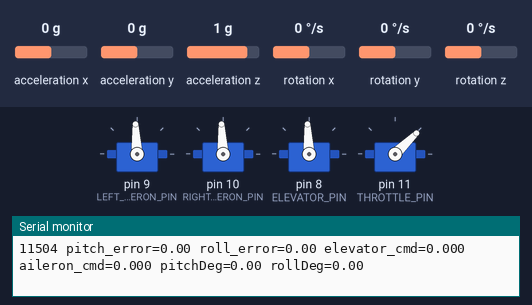
Simulated run of this sketch. Board: Arduino Uno, built with avr-gcc and run on an emulated ATmega328P. On the bench: 4 × servo, the last lines printed to the serial monitor. Wiring (inferred from the names in the program): MPU-6050 motion sensor at I2C address 0x68. The test bench sets the inputs (shaded band); at power-on: acceleration x 0 g, acceleration y 0 g, rotation y 0 °/s, acceleration z 1 g, rotation x 0 °/s, rotation z 0 °/s.

Above: at 11.6 s.
11.7 s: acceleration x set to -1.4 g
At 12.8 s:
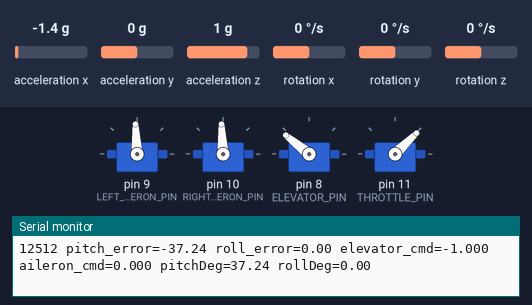
13.5 s: acceleration y set to 0.3 g
At 16.2 s:
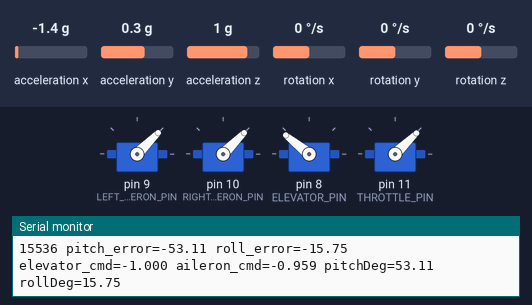
16.5 s: rotation y set to -192 °/s
At 17.8 s:
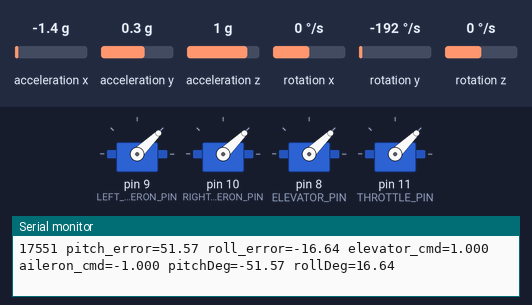
18.8 s: acceleration y set to -0.1 g
At 21.49 s:
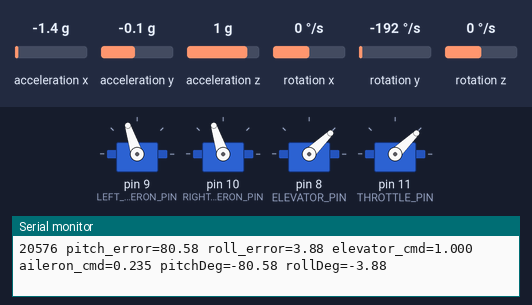
21.8 s: rotation y set to 100 °/s
At 24.0 s:
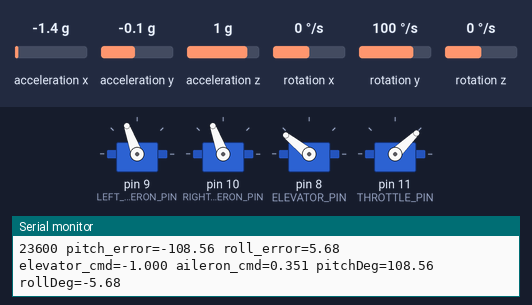
24.3 s: acceleration z set to -1.4 g
At 25.3 s:
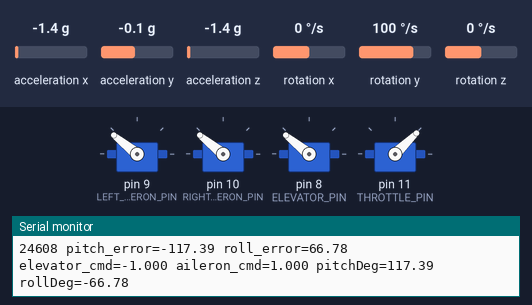
Timing chart, 0 to 27.0 s (numbered marks = the images above; inputs shaded):
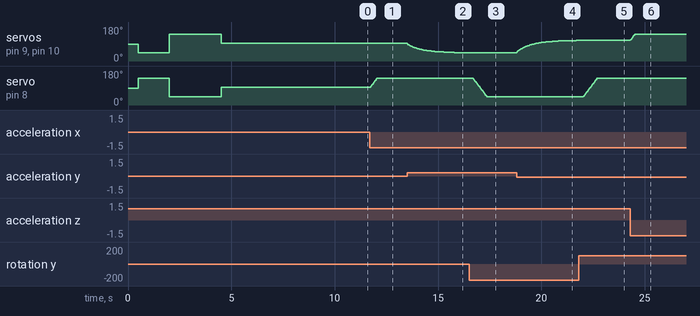

Measured:
- after the input at 11.7 s, servo on pin 8 (ELEVATOR_PIN): moves from 93° to 141° over 0.32 s, starting at once
- after the input at 13.5 s, servo on pin 9 (LEFT_AILERON_PIN), servo on pin 10 (RIGHT_AILERON_PIN): moves from 93° to 44° over 2.9 s, starting at once
- after the input at 16.5 s, servo on pin 8 (ELEVATOR_PIN): moves from 141° to 44° over 0.66 s, starting after 0.20 s
- after the input at 18.8 s, servo on pin 9 (LEFT_AILERON_PIN), servo on pin 10 (RIGHT_AILERON_PIN): moves from 44° to 109° over 2.9 s, starting at once
- after the input at 21.8 s, servo on pin 8 (ELEVATOR_PIN): moves from 44° to 141° over 0.65 s, starting after 0.24 s
- after the input at 24.3 s, servo on pin 9 (LEFT_AILERON_PIN), servo on pin 10 (RIGHT_AILERON_PIN): 110° → 141° at once

The sketch:

autopilot.ino
```cpp
#include <Arduino.h>

#include "config.h"
#include "pid.h"
#include "sensors.h"
#include "servos.h"

#if defined(__AVR__)
#include <avr/io.h>
#endif

Sensors sensors;
ServoOutputs servos;
SimplePID pitchPid;
SimplePID rollPid;

//float targetPitchDeg = 0.0f;
//float targetRollDeg = 0.0f;
//float targetThrottle = 0.0f;
//float elevatorCommand = 0.0f;
//float aileronCommand = 0.0f;

uint32_t previousMs = 0;
uint32_t lastLogMs = 0;

const char *modeName() {
#if BENCH_ATTITUDE_DEMO
  return "BENCH";
#elif JSBSIM_LIKE_MODE
  return "JSBSIM_LIKE";
#else
  return "UNKNOWN";
#endif
}

const char *safetyText() {
  return sensors.state().mpuOk ? "NORMAL" : "IMU_FAIL";
}

uint8_t readAndClearResetFlags() {
#if defined(__AVR__)
  uint8_t flags = MCUSR;
  MCUSR = 0;
  return flags;
#else
  return 0;
#endif
}

void printResetFlags(uint8_t flags) {
  Serial.print(F("reset_flags=0x"));
  if (flags < 16) Serial.print('0');
  Serial.print(flags, HEX);
  Serial.print(F(" ["));
#if defined(__AVR__)
  if (flags & _BV(PORF)) Serial.print(F(" POR"));
  if (flags & _BV(BORF)) Serial.print(F(" BOR"));
  if (flags & _BV(EXTRF)) Serial.print(F(" EXTR"));
  if (flags & _BV(WDRF)) Serial.print(F(" WDR"));
  if (flags == 0) Serial.print(F(" none"));
#else
  Serial.print(F(" unsupported"));
#endif
  Serial.println(F(" ]"));
}

void setup() {

  uint8_t resetFlags = readAndClearResetFlags();

  Serial.begin(SERIAL_BAUD);
  delay(500);


  printResetFlags(resetFlags);
  Serial.println(F("simple_autopilot: startup calibration, keep the stand still"));

  servos.begin();


  servos.write(-1, -1, 0, 1);

  delay(1500);

  servos.write(1, 1, 0, 2);

  delay(2500);

  servos.write(0, 0, 0, 1);

  delay(1500);


  bool sensorsOk = sensors.begin();

  pitchPid.begin(PITCH_KP, PITCH_KI, PITCH_KD, -1.0f, 1.0f, -500.0f, 500.0f);
  rollPid.begin(ROLL_KP, ROLL_KI, ROLL_KD, -1.0f, 1.0f, -5.0f, 5.0f);

  previousMs = millis();
  const SensorState &s = sensors.state();
  Serial.println(s.bmp180Present ? F("bmp180 OK") : F("bmp180 MISSING"));
  Serial.println(s.compassPresent ? F("compass OK") : F("compass MISSING"));
  Serial.println(s.mpuOk ? F("MPU6050 OK") : F("MPU6050 MISSING"));
  Serial.println(F("Expected at rest: pitch near 0, roll near 0, gyro values near 0"));
}

void loop() {
  //uint32_t nowUs = micros();
  uint32_t nowMs = millis();
  //float dt = (float)(nowUs - previousMs) * 0.000001f;


  float dt = (float)(nowMs - previousMs) * 0.001f;

  if (dt <= 0.0f || dt > 0.2f) dt = 0.02f;


  sensors.update(dt);
  const SensorState &s = sensors.state();


#if BENCH_ATTITUDE_DEMO
  float targetPitchDeg = 0.0f;
  float targetRollDeg = 0.0f;
  float targetThrottle = 0.0f;
#elif JSBSIM_LIKE_MODE
  float targetPitchDeg = 0.0f;
  float targetRollDeg = 0.0f;
  float targetThrottle = 0.35f;
#endif

  float pitchErrorDeg = targetPitchDeg - s.pitchDeg;
  float rollErrorDeg = targetRollDeg - s.rollDeg;

  float elevatorCommand = pitchPid.update(pitchErrorDeg, dt);
  float aileronCommand = rollPid.update(rollErrorDeg, dt);

#if BENCH_ATTITUDE_DEMO
  float servoElevatorCommand = clampFloat(
    elevatorCommand * BENCH_VISUAL_SERVO_GAIN,
    -1.0f,
    1.0f
  );
  float servoAileronCommand = clampFloat(
    aileronCommand * BENCH_VISUAL_SERVO_GAIN,
    -1.0f,
    1.0f
  );
#else
  float servoElevatorCommand = elevatorCommand;
  float servoAileronCommand = aileronCommand;
#endif

  servos.write(servoAileronCommand, servoElevatorCommand, targetThrottle, dt);

  delay(11);

  if (nowMs - lastLogMs >= SERIAL_LOG_INTERVAL_MS) {
    lastLogMs = nowMs;
    Serial.print(nowMs);
  /*  Serial.print("mode=");
    Serial.print(modeName());
    Serial.print(" pitch=");
    Serial.print(ensors.pitchDeg(), 2);
    Serial.print(" roll=");
    Serial.print(s.rollDeg, 2);
    Serial.print(" gyro_x=");
    Serial.print(s.gyroXDegS, 2);
    Serial.print(" gyro_y=");
    Serial.print(s.gyroYDegS, 2);
    Serial.print(" gyro_z=");
    Serial.print(s.gyroZDegS, 2);
  */
    Serial.print(" pitch_error=");
    Serial.print(pitchErrorDeg, 2);
    Serial.print(" roll_error=");
    Serial.print(rollErrorDeg, 2);
    Serial.print(" elevator_cmd=");
    Serial.print(elevatorCommand, 3);
    Serial.print(" aileron_cmd=");
    Serial.print(aileronCommand, 3);
  /*
    Serial.print(" left_servo_deg=");
    Serial.print(servos.leftAileronDeg(), 1);
    Serial.print(" right_servo_deg=");
    Serial.print(servos.rightAileronDeg(), 1);
    Serial.print(" elevator_servo_deg=");
    Serial.print(servos.elevatorDeg(), 1);*/
    Serial.print(F(" pitchDeg="));
    Serial.print(s.pitchDeg, 2);
    Serial.print(F(" rollDeg="));
    Serial.println(s.rollDeg, 2);

  }
  previousMs = nowMs;
}
```

pid.cpp
```cpp
#include "pid.h"
float clampFloat(float value, float low, float high) {
  if (value < low) return low;
  if (value > high) return high;
  return value;
}

SimplePID::SimplePID() {
  begin(0.0f, 0.0f, 0.0f, -1.0f, 1.0f, -100.0f, 100.0f);
}

void SimplePID::begin(float kp, float ki, float kd, float outMin, float outMax,
                      float integralMin, float integralMax) {
  kp_ = kp;
  ki_ = ki;
  kd_ = kd;
  outMin_ = outMin;
  outMax_ = outMax;
  integralMin_ = integralMin;
  integralMax_ = integralMax;
  reset();
}

void SimplePID::reset() {
  integral_ = 0.0f;
  previousError_ = 0.0f;
  previousOutput_ = 0.0f;
  hasPreviousError_ = false;
}

float SimplePID::update(float error, float dt) {
  if (dt <= 0.0f) return previousOutput_;

  float derivative = 0.0f;
  if (hasPreviousError_) {
    derivative = (error - previousError_) / dt;
  }

  float candidateIntegral = clampFloat(
    integral_*0.999 + error * dt, // добавил утечку в интеграл, чтобы бороться с windup
    integralMin_,
    integralMax_
  );


  float rawOutput = kp_ * error + ki_ * candidateIntegral + kd_ * derivative;
  bool saturatedHighInErrorDirection = rawOutput > outMax_ && error > 0.0f;
  bool saturatedLowInErrorDirection = rawOutput < outMin_ && error < 0.0f;

  if (!saturatedHighInErrorDirection && !saturatedLowInErrorDirection) {
    integral_ = candidateIntegral;
  }

  rawOutput = kp_ * error + ki_ * integral_ + kd_ * derivative;
  float output = clampFloat(rawOutput, outMin_, outMax_);

  previousError_ = error;
  previousOutput_ = output;
  hasPreviousError_ = true;
  return output;
}
```

pid.h
```cpp
#pragma once

class SimplePID {
public:
  SimplePID();
  void begin(float kp, float ki, float kd, float outMin, float outMax,
             float integralMin, float integralMax);
  void reset();
  float update(float error, float dt);

private:
  float kp_;
  float ki_;
  float kd_;
  float outMin_;
  float outMax_;
  float integralMin_;
  float integralMax_;
  float integral_;
  float previousError_;
  float previousOutput_;
  bool hasPreviousError_;
};

float clampFloat(float value, float low, float high);
```

sensors.cpp
```cpp
#include "sensors.h"

#include <Wire.h>
#include <math.h>

#include "config.h"

bool Sensors::begin() {
  state_ = {0.0f, 0.0f, 0.0f, 0.0f, 0.0f, false, false, false};
  gyroXOffset_ = 0.0f;
  gyroYOffset_ = 0.0f;
  gyroZOffset_ = 0.0f;
  pitchZeroDeg_ = 0.0f;
  rollZeroDeg_ = 0.0f;
  initialized_ = false;

  Wire.begin();
  state_.bmp180Present = devicePresent(BMP180_ADDRESS);
  state_.compassPresent = devicePresent(HMC5883L_ADDRESS);
  state_.mpuOk = devicePresent(MPU6050_ADDRESS);
  //state_.mpuOk = 1;
  if (!state_.mpuOk && state_.compassPresent && state_.bmp180Present) return false;

  writeRegister(MPU6050_ADDRESS, 0x6B, 0x00); // wake up
  writeRegister(MPU6050_ADDRESS, 0x1B, 0x00); // gyro +/-250 deg/s
  writeRegister(MPU6050_ADDRESS, 0x1C, 0x00); // accel +/-2g
  delay(100);

  int32_t gxSum = 0;
  int32_t gySum = 0;
  int32_t gzSum = 0;
  for (uint16_t i = 0; i < GYRO_CALIBRATION_SAMPLES; ++i) {
    int16_t ax, ay, az, gx, gy, gz;
    if (readMpuRaw(ax, ay, az, gx, gy, gz)) {
      gxSum += gx;
      gySum += gy;
      gzSum += gz;
    }
    delay(20);
  }
  gyroXOffset_ = (float)gxSum / (float)GYRO_CALIBRATION_SAMPLES;
  gyroYOffset_ = (float)gySum / (float)GYRO_CALIBRATION_SAMPLES;
  gyroZOffset_ = (float)gzSum / (float)GYRO_CALIBRATION_SAMPLES;

  float pitchSum = 0.0f;
  float rollSum = 0.0f;
  for (uint16_t i = 0; i < LEVEL_CALIBRATION_SAMPLES; ++i) {
    int16_t axRaw, ayRaw, azRaw, gxRaw, gyRaw, gzRaw;
    if (readMpuRaw(axRaw, ayRaw, azRaw, gxRaw, gyRaw, gzRaw)) {
      float pitch, roll;
      accelAngles(
        ACC_X_SIGN * ((float)axRaw / 16384.0f),
        ACC_Y_SIGN * ((float)ayRaw / 16384.0f),
        ACC_Z_SIGN * ((float)azRaw / 16384.0f),
        pitch,
        roll
      );
      pitchSum += pitch;
      rollSum += roll;
    }
    delay(20);
  }
  pitchZeroDeg_ = pitchSum / (float)LEVEL_CALIBRATION_SAMPLES;
  rollZeroDeg_ = rollSum / (float)LEVEL_CALIBRATION_SAMPLES;
  state_.pitchDeg = 0.0f;
  state_.rollDeg = 0.0f;
  initialized_ = true;
  return true;
}

bool Sensors::update(float dt) {
  int16_t axRaw, ayRaw, azRaw, gxRaw, gyRaw, gzRaw;


  if (!readMpuRaw(axRaw, ayRaw, azRaw, gxRaw, gyRaw, gzRaw)) {
    state_.mpuOk = false;
    return false;
  }

  float axG = ACC_X_SIGN * ((float)axRaw / 16384.0f);
  float ayG = ACC_Y_SIGN * ((float)ayRaw / 16384.0f);
  float azG = ACC_Z_SIGN * ((float)azRaw / 16384.0f);

  state_.gyroXDegS = GYRO_X_SIGN * (((float)gxRaw - gyroXOffset_) / 131.0f);
  state_.gyroYDegS = GYRO_Y_SIGN * (((float)gyRaw - gyroYOffset_) / 131.0f);
  state_.gyroZDegS = GYRO_Z_SIGN * (((float)gzRaw - gyroZOffset_) / 131.0f);

  float accelPitchDeg = 0.0f;
  float accelRollDeg = 0.0f;
  accelAngles(axG, ayG, azG, accelPitchDeg, accelRollDeg);
  accelPitchDeg -= pitchZeroDeg_;
  accelRollDeg -= rollZeroDeg_;

  if (!initialized_ || dt <= 0.0f) {
    state_.pitchDeg = accelPitchDeg;
    state_.rollDeg = accelRollDeg;
  } else {
    float gyroPitch = state_.pitchDeg + state_.gyroYDegS * dt;
    float gyroRoll = state_.rollDeg + state_.gyroXDegS * dt;
    state_.pitchDeg = COMPLEMENTARY_ALPHA * gyroPitch
      + (1.0f - COMPLEMENTARY_ALPHA) * accelPitchDeg;
    state_.rollDeg = COMPLEMENTARY_ALPHA * gyroRoll
      + (1.0f - COMPLEMENTARY_ALPHA) * accelRollDeg;
  }

  state_.mpuOk = true;
  return true;
}

const SensorState &Sensors::state() const {
  return state_;
}

float Sensors::pitchDeg(){
  return state_.pitchDeg;
}


float Sensors::rollDeg()
{
  return state_.rollDeg;
}

bool Sensors::writeRegister(uint8_t address, uint8_t reg, uint8_t value) {
  Wire.beginTransmission(address);
  Wire.write(reg);
  Wire.write(value);
  return Wire.endTransmission() == 0;
}

bool Sensors::readMpuRaw(int16_t &ax, int16_t &ay, int16_t &az,
                         int16_t &gx, int16_t &gy, int16_t &gz) {

  Wire.beginTransmission(MPU6050_ADDRESS);
  Wire.write(0x3B);
  if (Wire.endTransmission(false) != 0) return false;
  if (Wire.requestFrom(MPU6050_ADDRESS, (uint8_t)14) != 14) return false;

  ax = (int16_t)((Wire.read() << 8) | Wire.read());
  ay = (int16_t)((Wire.read() << 8) | Wire.read());
  az = (int16_t)((Wire.read() << 8) | Wire.read());
  Wire.read();
  Wire.read();
  gx = (int16_t)((Wire.read() << 8) | Wire.read());
  gy = (int16_t)((Wire.read() << 8) | Wire.read());
  gz = (int16_t)((Wire.read() << 8) | Wire.read());

  if (isnan(ax) || isnan(ay) || isnan(az) || isnan(gx) || isnan(gy) || isnan(gz)) {
    ax = 0;
    ay = 0;
    az = 0;
    gx = 0;
    gy = 0;
    gz = 0;
    return false;
  }
 /* ax = 0;
  ay = 0;
  az = 0;
  gx = 0;
  gy = 0;
  gz = 0;
  */
  return true;
}

bool Sensors::devicePresent(uint8_t address) {
  Wire.beginTransmission(address);
  return Wire.endTransmission() == 0;
}

void Sensors::accelAngles(float axG, float ayG, float azG,
                          float &pitchDeg, float &rollDeg) const {
  pitchDeg = atan2(-axG, sqrt(abs(ayG * ayG + azG * azG))) * 57.2957795f;
  rollDeg = atan2(ayG, azG) * 57.2957795f;
}
```

sensors.h
```cpp
#pragma once

#include <Arduino.h>

struct SensorState {
  float pitchDeg;
  float rollDeg;
  float gyroXDegS;
  float gyroYDegS;
  float gyroZDegS;
  bool mpuOk;
  bool bmp180Present;
  bool compassPresent;
};

class Sensors {
public:
  bool begin();
  bool update(float dt);
  float pitchDeg();
  float rollDeg();
  const SensorState &state() const;

private:
  SensorState state_;
  float gyroXOffset_;
  float gyroYOffset_;
  float gyroZOffset_;
  float pitchZeroDeg_;
  float rollZeroDeg_;
  bool initialized_;

  bool writeRegister(uint8_t address, uint8_t reg, uint8_t value);
  bool readMpuRaw(int16_t &ax, int16_t &ay, int16_t &az,
                  int16_t &gx, int16_t &gy, int16_t &gz);
  bool devicePresent(uint8_t address);
  void accelAngles(float axG, float ayG, float azG,
                   float &pitchDeg, float &rollDeg) const;
};
```

servos.cpp
```cpp
#include "servos.h"

#include <math.h>

#include "config.h"
#include "pid.h"


void ServoOutputs::begin() {
  leftAileron_.attach(LEFT_AILERON_PIN);
  rightAileron_.attach(RIGHT_AILERON_PIN);
  elevator_.attach(ELEVATOR_PIN);
  throttle_.attach(THROTTLE_PIN);
  leftDeg_ = 0.0f;
  rightDeg_ = 0.0f;
  elevatorDeg_ = 0.0f;
  leftAileron_.writeMicroseconds(SERVO_NEUTRAL_US);
  rightAileron_.writeMicroseconds(SERVO_NEUTRAL_US);
  elevator_.writeMicroseconds(SERVO_NEUTRAL_US);
  throttle_.writeMicroseconds(THROTTLE_MIN_US);
}

void ServoOutputs::write(float aileronCommand, float elevatorCommand,
                         float throttleCommand, float dt) {
  float leftTargetDeg = SURFACE_MAX_DEFLECTION_DEG
    * clampFloat(LEFT_AILERON_SIGN * AILERON_SIGN * aileronCommand, -1.0f, 1.0f);
  float rightTargetDeg = SURFACE_MAX_DEFLECTION_DEG
    * clampFloat(RIGHT_AILERON_SIGN * AILERON_SIGN * -aileronCommand, -1.0f, 1.0f);
  float elevatorTargetDeg = SURFACE_MAX_DEFLECTION_DEG
    * clampFloat(ELEVATOR_SIGN * elevatorCommand, -1.0f, 1.0f);

  leftDeg_ = applySlew(leftTargetDeg, leftDeg_, dt);
  rightDeg_ = applySlew(rightTargetDeg, rightDeg_, dt);
  elevatorDeg_ = applySlew(elevatorTargetDeg, elevatorDeg_, dt);

  leftAileron_.writeMicroseconds(surfaceMicroseconds(leftDeg_));
  rightAileron_.writeMicroseconds(surfaceMicroseconds(rightDeg_));
  elevator_.writeMicroseconds(surfaceMicroseconds(elevatorDeg_));

  float throttle = clampFloat(throttleCommand, 0.0f, 1.0f);
  int throttleUs = THROTTLE_MIN_US
    + (int)((THROTTLE_MAX_US - THROTTLE_MIN_US) * throttle);
  throttle_.writeMicroseconds(throttleUs);
}

float ServoOutputs::leftAileronDeg() const {
  return leftDeg_;
}

float ServoOutputs::rightAileronDeg() const {
  return rightDeg_;
}

float ServoOutputs::elevatorDeg() const {
  return elevatorDeg_;
}

float ServoOutputs::applySlew(float targetDeg, float currentDeg, float dt) const {
#if ENABLE_SURFACE_SLEW_LIMIT
  if (dt <= 0.0f) return currentDeg;
  float maxDelta = BENCH_SURFACE_SLEW_DEG_S * dt;
  return clampFloat(targetDeg, currentDeg - maxDelta, currentDeg + maxDelta);
#else
  (void)currentDeg;
  (void)dt;
  return targetDeg;
#endif
}

int ServoOutputs::surfaceMicroseconds(float degrees) const {
  float normalized = clampFloat(degrees / SURFACE_MAX_DEFLECTION_DEG, -1.0f, 1.0f);
  int us = SERVO_NEUTRAL_US + (int)(normalized * 500.0f);
  if (us < SERVO_MIN_US) us = SERVO_MIN_US;
  if (us > SERVO_MAX_US) us = SERVO_MAX_US;
  return us;
}
```

servos.h
```cpp
#pragma once

#include <Arduino.h>
#include <Servo.h>

class ServoOutputs {
public:
  void begin();
  void write(float aileronCommand, float elevatorCommand, float throttleCommand, float dt);
  float leftAileronDeg() const;
  float rightAileronDeg() const;
  float elevatorDeg() const;

private:
  Servo leftAileron_;
  Servo rightAileron_;
  Servo elevator_;
  Servo throttle_;
  float leftDeg_;
  float rightDeg_;
  float elevatorDeg_;

  float applySlew(float targetDeg, float currentDeg, float dt) const;
  int surfaceMicroseconds(float degrees) const;
};
```

config.h
```cpp
#pragma once

// Select one mode. Bench mode is the default for the physical stand.
#define BENCH_ATTITUDE_DEMO 1
#define JSBSIM_LIKE_MODE 0

#define SERIAL_BAUD 115200UL
#define SERIAL_LOG_INTERVAL_MS 1000UL

#define LEFT_AILERON_PIN 9
#define RIGHT_AILERON_PIN 10
#define ELEVATOR_PIN 8
#define THROTTLE_PIN 11

#define MPU6050_ADDRESS 0x68
#define BMP180_ADDRESS 0x77
#define HMC5883L_ADDRESS 0x0D

// Axis signs are the first place to fix an incorrectly mounted MPU6050.
#define ACC_X_SIGN 1.0f
#define ACC_Y_SIGN 1.0f
#define ACC_Z_SIGN 1.0f
#define GYRO_X_SIGN 1.0f
#define GYRO_Y_SIGN 1.0f
#define GYRO_Z_SIGN 1.0f

// Positive command conventions:
// elevator > 0 means nose-up command;
// aileron > 0 means right-roll command before per-servo signs.
#define AILERON_SIGN 1.0f
#define ELEVATOR_SIGN -1.0f
#define LEFT_AILERON_SIGN 1.0f
#define RIGHT_AILERON_SIGN -1.0f

#define BENCH_VISUAL_SERVO_GAIN 1.0f
#define ENABLE_SURFACE_SLEW_LIMIT 1
#define BENCH_SURFACE_SLEW_DEG_S 90.0f
#define SURFACE_MAX_DEFLECTION_DEG 30.0f

#define SERVO_MIN_US 1000
#define SERVO_NEUTRAL_US 1500
#define SERVO_MAX_US 2000
#define THROTTLE_MIN_US 1000
#define THROTTLE_MAX_US 2000

#define COMPLEMENTARY_ALPHA 0.98f
#define GYRO_CALIBRATION_SAMPLES 100
#define LEVEL_CALIBRATION_SAMPLES 100

#define PITCH_KP 0.08f
#define PITCH_KI 0.002f
#define PITCH_KD 0.004f
#define ROLL_KP 0.06f
#define ROLL_KI 0.002f
#define ROLL_KD 0.003f
```
